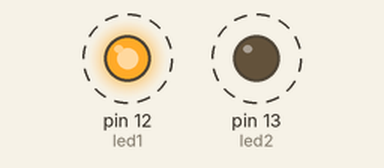
A sketch run on a simulated Arduino Uno, built with avr-gcc and run on an emulated ATmega328P. Shown: output pins drawn as LEDs (lit = HIGH). Dashed ring = blinking.

Above: at 0.3 s.
Timing chart, 0 to 4.8 s (numbered marks = the images above):
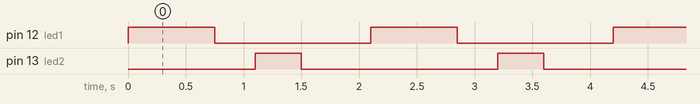

The sketch:

Two_LED_Blink.ino
```cpp
int led1 = 12;
int led2 = 13;

void setup() {
  // put your setup code here, to run once:
  Serial.begin(9600);

  pinMode(led1, OUTPUT);
  pinMode(led2, OUTPUT);

}

void loop() {
  // put your main code here, to run repeatedly:
  digitalWrite(led1, HIGH);
  delay(750);
  digitalWrite(led1, LOW);
  delay(350);
  digitalWrite(led2, HIGH);
  delay(400);
  digitalWrite(led2, LOW);
  delay(600);
}
```

Measured:
- by itself, pin 12 (led1): alternates HIGH for 0.75 s and LOW for 1.4 s
- by itself, pin 13 (led2): alternates HIGH for 0.40 s and LOW for 1.7 s
- by itself, everything shown: repeats every 2.1 s, in 4 steps
